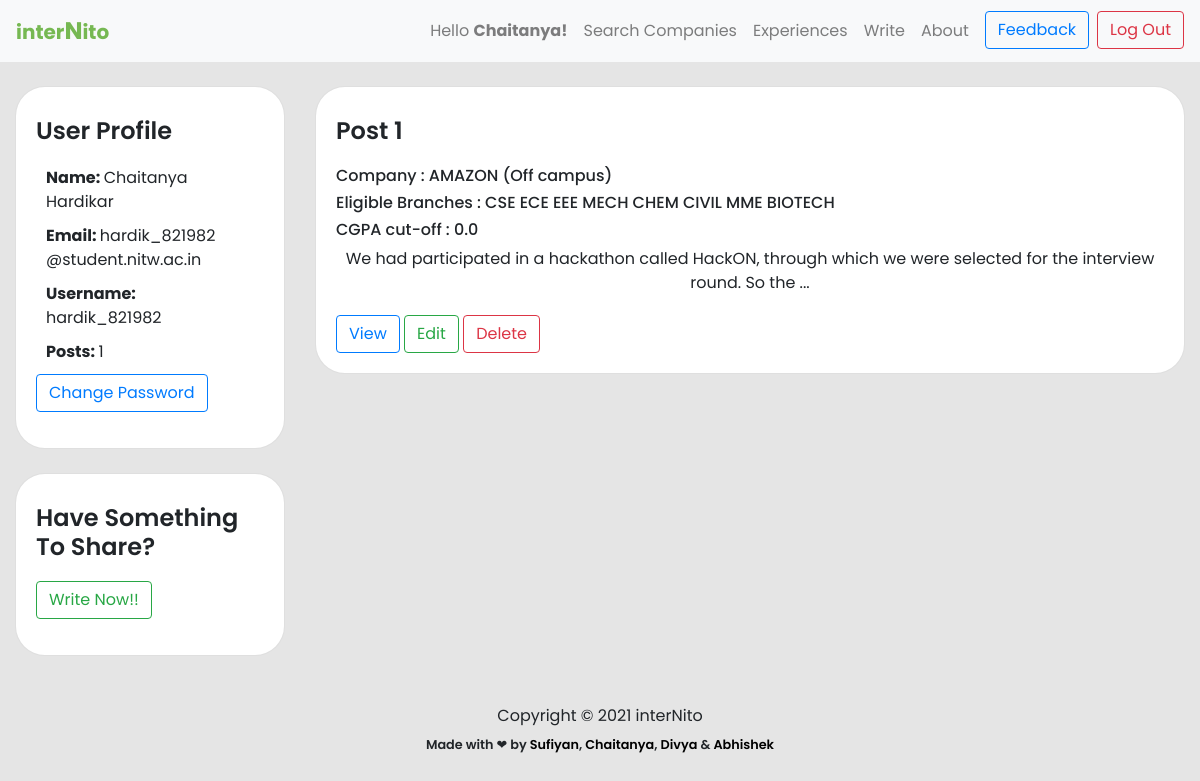
Page /profile/hardik_821982 (signed in) on the earlier database version.
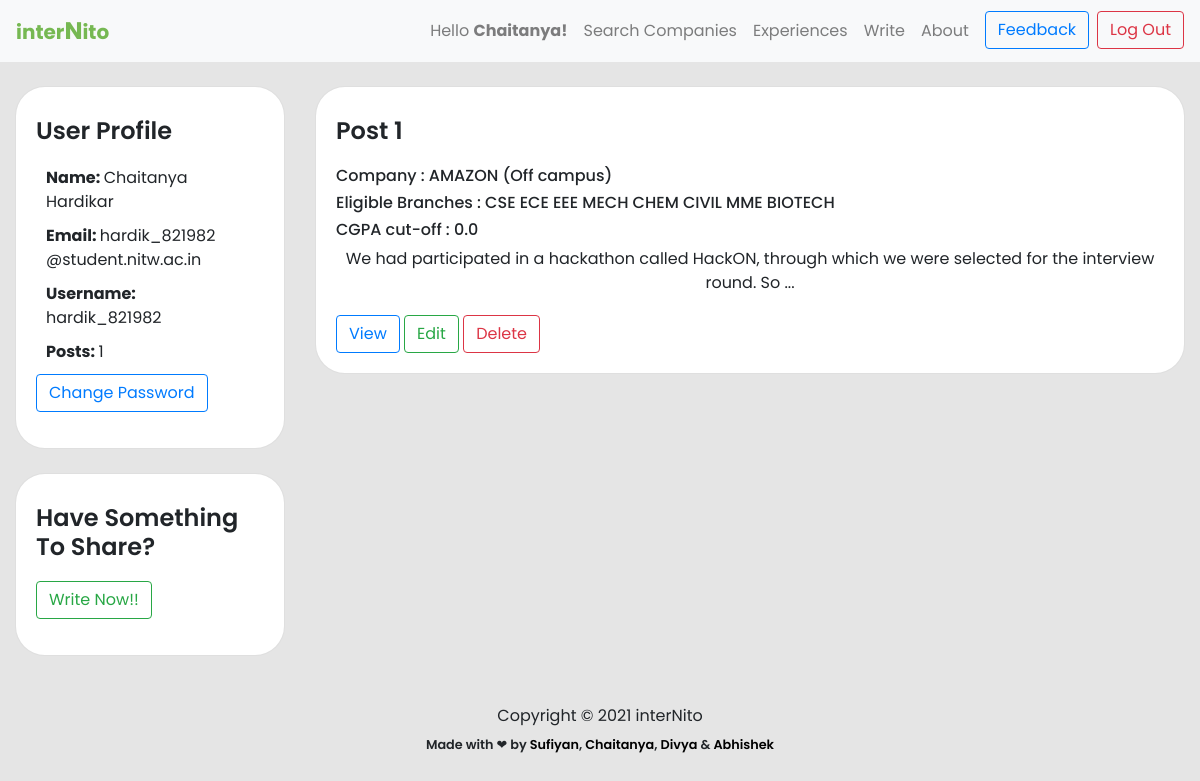
Same page on the later database version.
### experience/models.py (models this page shows, shortened)
class Experience(models.Model):
    user = models.ForeignKey(User, on_delete = models.CASCADE)
    name = models.CharField(max_length=80)
    branch = models.CharField(max_length=255,blank=True)
    cgpa_cutoff = models.FloatField(blank=True)
    resume = models.TextField(blank=True)
    batch = models.CharField(max_length=255, blank=True)
    company = models.CharField(max_length=255,blank=False)
    summary = models.TextField(blank=False)
    period = models.CharField(max_length=255,blank=False)
    ot_summary = models.TextField(blank = True)
    ot_question1 = models.TextField(blank = True, null = True)
    ot_question1_link = models.TextField(blank = True, null = True, default = 'NONE')
    ot_question2 = models.TextField(blank = True, null = True)
    ot_question2_link = models.TextField(blank = True, null = True)
    ot_question3 = models.TextField(blank = True, null = True)
    ot_question3_link = models.TextField(blank = True, null = True)
    ot_question4 = models.TextField(blank = True, null = True)
    ot_question4_link = models.TextField(blank = True, null = True)
    round1_details = models.TextField(blank = True, null = True)
    round2_details = models.TextField(blank = True, null = True)
    round3_details = models.TextField(blank = True, null = True)
    final_summary = models.TextField(blank = True, null = True)

### experience/views.py (the view)
# urls.py: path('profile/<username>', views.profile, name='profile'),
@login_required()
def profile(request, username):
    try:
        user = User.objects.get(username=username)
        is_current_user = False
        if user.id == request.user.id:
            is_current_user = True
        posts = Experience.objects.filter(user=user)
        count = len(posts)
        msg_empty = False
        if count == 0:
            msg_empty = 'No posts made by the user till now.'
        context = {
            'user': user,
            'is_current_user': is_current_user,
            'posts': posts,
            'count': count,
            'msg_empty': msg_empty,
        }
        return render(request, 'profile.html', context)
    except User.DoesNotExist:
        responses = Experience.objects.all().order_by('-id')[:3]
        return render(request, 'home.html', {'responses': responses})

### templates/profile.html (shortened to what this page needs)
{% extends 'base.html' %} {% load static %} {% block content %}
<link rel="stylesheet" href="{% static 'css/post.css' %}" />
<link rel="stylesheet" href="{% static 'css/experience.css' %}" />
<div class="container-fluid body" style="font-family: 'Poppins', sans-serif">
  <div class="row">
    <div class="col-lg-3">
      <div class="card post-card mt-4">
        <div class="card-body">
          <h5 class="card-title">User Profile</h5>
          <p class="abt-info-title">
            <strong>Name: </strong>{{ user.first_name }} {{ user.last_name }}
          </p>
          <p class="abt-info-title">
            <strong>Email: </strong>{{ user.username }} @student.nitw.ac.in
          </p>
          <p class="abt-info-title">
            <strong>Username: </strong>{{ user.username }}
          </p>
          <p class="abt-info-title"><strong>Posts: </strong>{{count}}</p>
          {% if is_current_user %}
          <p><a class="btn btn-outline-primary" href="{% url 'change_password' %}">Change Password</a></p>
          {% endif %}
        </div>
      </div>
      {% if is_current_user %}
      <div class="card post-card mt-4">
        <div class="card-body">
          <h5 class="card-title">Have Something To Share?</h5>
          <p class="abt-info-title">
          <p><a class="btn btn-outline-success" href="{% url 'write' %}">Write Now!!</a></p>
        </div>
      </div>
      {% endif %}
    </div>
    <div class="col-lg-9">
      {% for post in posts %}
      <div class="row">
        <div class="col">
          <div class="card post-card mt-4">
            <div class="card-body">
              <h4 class="card-title">Post {{ forloop.counter }}</h4>
              <h6>Company : {{ post.company }}</h6>
              <h6>Eligible Branches : {{ post.branch }}</h6>
              <h6>CGPA cut-off : {{ post.cgpa_cutoff }}</h6>
              <p class="card-text blog-text">{{ post.summary }}...</p>
              <a
                type="button"
                class="btn btn-outline-primary"
                href="{% url 'post' post.pk %}"
                >View</a
              >
              {% if is_current_user %}
              <a href="{% url 'edit' post.pk %}" class="btn btn-outline-success"
                >Edit</a
              >
              <a href="#popup{{forloop.counter}}" id="delete-btn" class="btn btn-outline-danger"
                >Delete</a
              >
              {% endif %}
            </div>
          </div>
        </div>
      </div>
      {% endfor %}
    </div>
  </div>
</div>
{% endblock content %}

Differences in the rows shown:
changed Experience "AMAZON (Off campus)": summary "We had participated in a hackathon called HackON, through which we were selected for the interview round. So the" → "We had participated in a hackathon called HackON, through which we were selected for the interview round. So"
